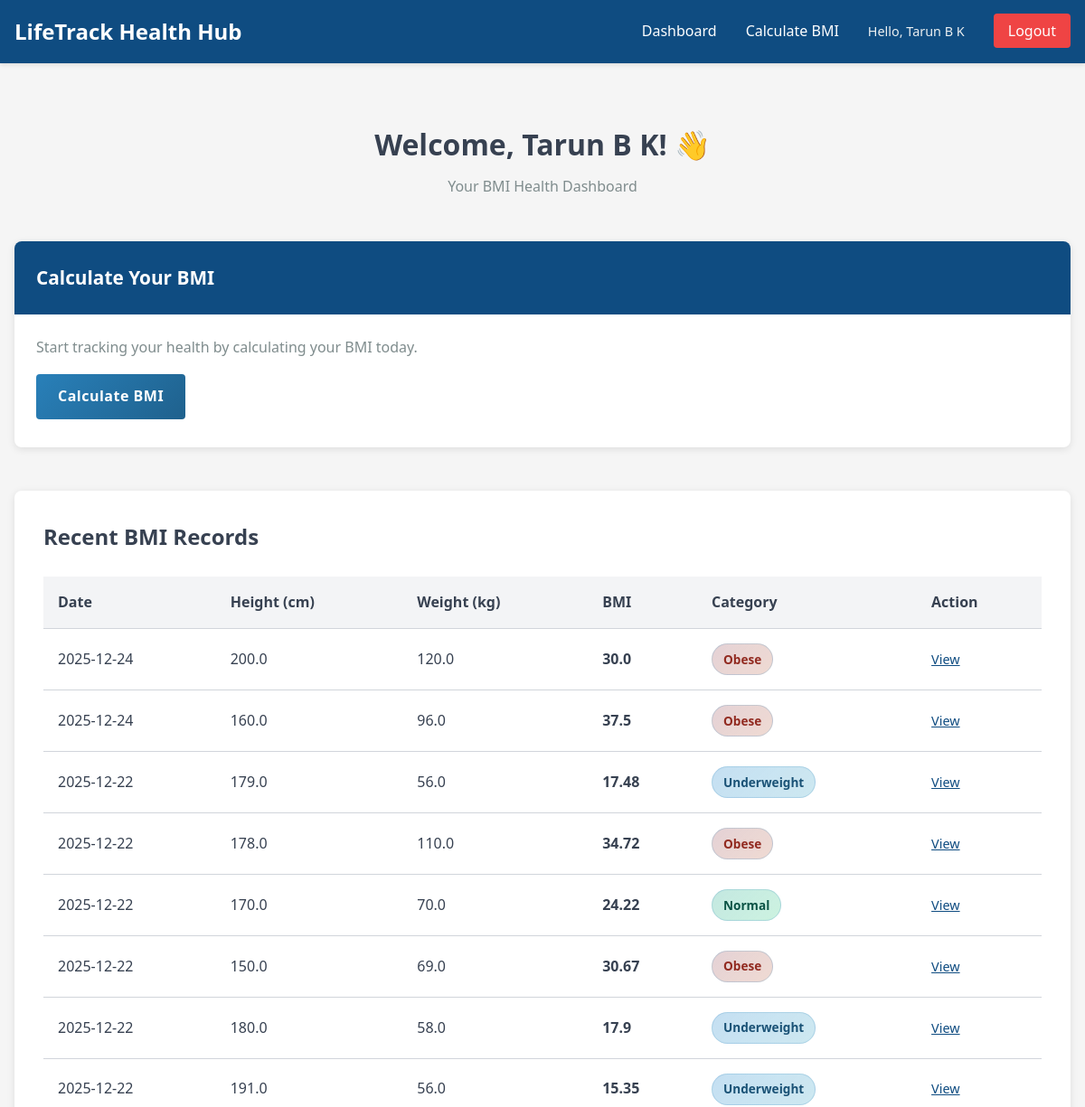
The page /dashboard (signed in, upper part) on the database as committed earlier.
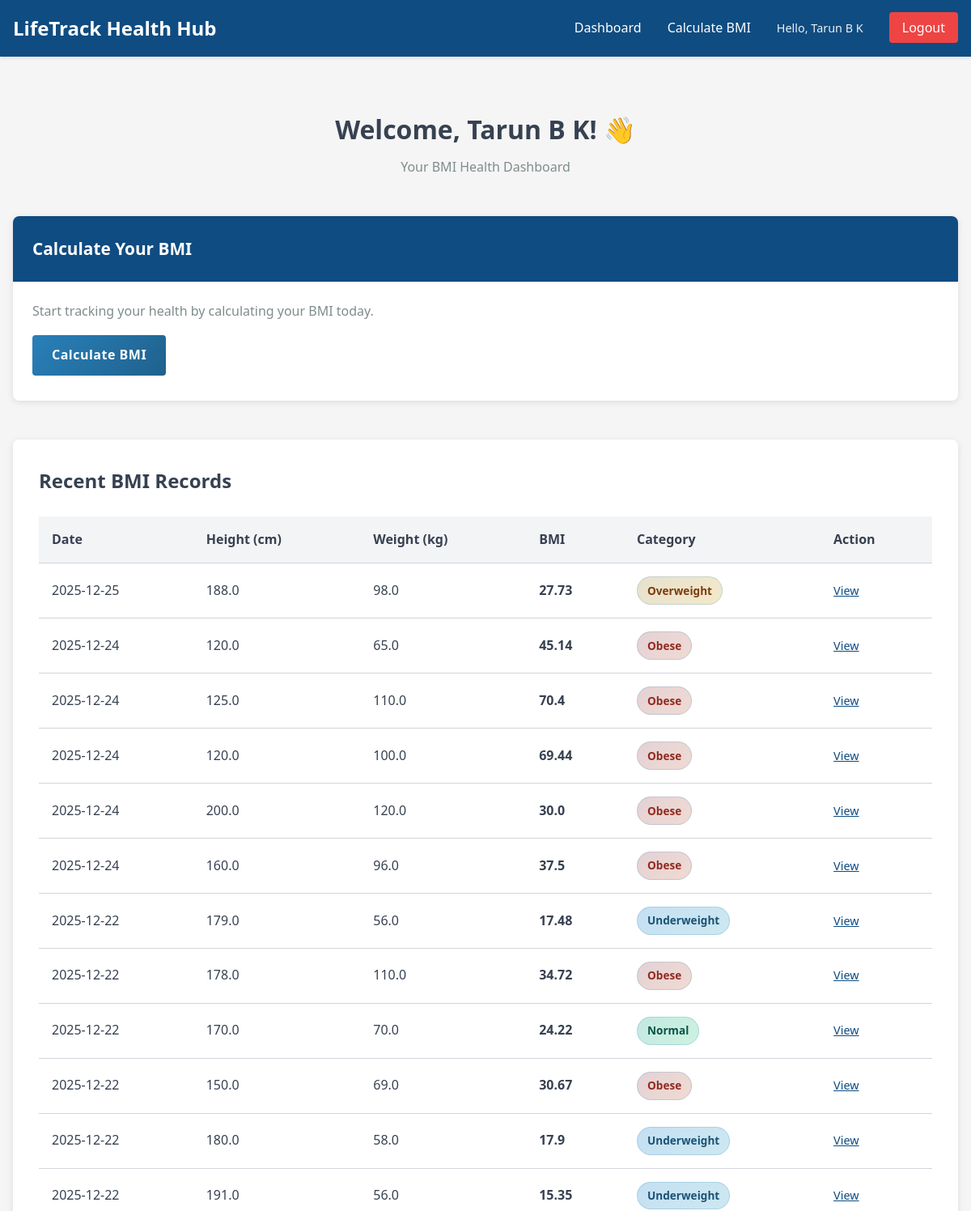
The same page on the database as committed later.
### tables this page shows
CREATE TABLE bmi_records (
            id INTEGER PRIMARY KEY AUTOINCREMENT,
            patient_id INTEGER NOT NULL,
            height REAL NOT NULL,
            weight REAL NOT NULL,
            bmi REAL NOT NULL,
            category TEXT NOT NULL,
            date TIMESTAMP DEFAULT CURRENT_TIMESTAMP, age INTEGER,
            FOREIGN KEY (patient_id) REFERENCES users(id)
        );

### app.py (the view)
@app.route('/dashboard')
@login_required
def dashboard():
    db = get_db()
    cursor = db.cursor()
    cursor.execute(
        "SELECT * FROM bmi_records WHERE patient_id = ? AND date >= date('now', '-3 months') ORDER BY date DESC",
        (session['user_id'],)
    )
    records = cursor.fetchall()
    db.close()
    return render_template('dashboard.html', records=records)

### app.py (called while the page is built)
def get_db():
    db = sqlite3.connect(DATABASE)
    db.row_factory = sqlite3.Row
    return db

def login_required(f):
    @wraps(f)
    def decorated_function(*args, **kwargs):
        if 'user_id' not in session:
            return redirect(url_for('login'))
        return f(*args, **kwargs)
    return decorated_function

### templates/dashboard.html (shortened to what this page needs)
{% extends "base.html" %}
{% block content %}
<div class="dashboard-container">
    <div class="dashboard-header">
        <h1>Welcome, {{ session.get('user_name') }}! 👋</h1>
        <p>Your BMI Health Dashboard</p>
    </div>
    <div class="dashboard-grid">
        <div class="dashboard-card">
            <div class="card-header">
                <h2>Calculate Your BMI</h2>
            </div>
            <div class="card-body">
                <p>Start tracking your health by calculating your BMI today.</p>
                <a href="{{ url_for('bmi_calculator') }}" class="btn btn-primary">
                    Calculate BMI
                </a>
            </div>
        </div>
    </div>
    {% if records %}
    <div class="records-section">
        <h2>Recent BMI Records</h2>
        <div class="records-table">
            <table>
                <thead>
                    <tr>
                        <th>Date</th>
                        <th>Height (cm)</th>
                        <th>Weight (kg)</th>
                        <th>BMI</th>
                        <th>Category</th>
                        <th>Action</th>
                    </tr>
                </thead>
                <tbody>
                    {% for record in records %}
                    <tr>
                        <td>{{ record['date'][:10] }}</td>
                        <td>{{ record['height'] }}</td>
                        <td>{{ record['weight'] }}</td>
                        <td><strong>{{ record['bmi'] }}</strong></td>
                        <td>
                            <span class="badge badge-{{ record['category'].lower().replace(' ', '-') }}">
                                {{ record['category'] }}
                            </span>
                        </td>
                        <td>
                            <a href="{{ url_for('result', record_id=record['id']) }}" class="btn-link">View</a>
                        </td>
                    </tr>
                    {% endfor %}
                </tbody>
            </table>
        </div>
    </div>
    {% else %}
    <div class="no-records">
        <p>No BMI records yet. Start by calculating your BMI!</p>
    </div>
    {% endif %}
</div>
{% endblock %}

Rows that differ between the two databases and show on the page:
added bmi_records: date "2025-12-25", height "188.0", weight "98.0", bmi "27.73", category "Overweight"
added bmi_records: date "2025-12-24", height "120.0", weight "65.0", bmi "45.14", category "Obese"
added bmi_records: date "2025-12-24", height "125.0", weight "110.0", bmi "70.4", category "Obese"
added bmi_records: date "2025-12-24", height "120.0", weight "100.0", bmi "69.44", category "Obese"
